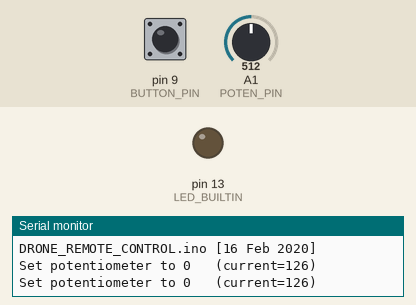
Recording of a program running on a simulated Arduino Nano, built with avr-gcc and run on an emulated ATmega328P. Parts: output pins drawn as LEDs (lit = HIGH), the last lines printed to the serial monitor. The test bench sets the inputs (shaded band); at power-on: A1 (POTEN_PIN) = 512, pin 9 (BUTTON_PIN) LOW. The modem accepts every AT command (registered, SIM ready, sends succeed) and sends nothing else.

Above: at 0.8 s.
0.9 s: A1 (POTEN_PIN) set to 42
2.4 s: A1 (POTEN_PIN) set to 37
4.5 s: A1 (POTEN_PIN) set to 122
At 5.6 s:
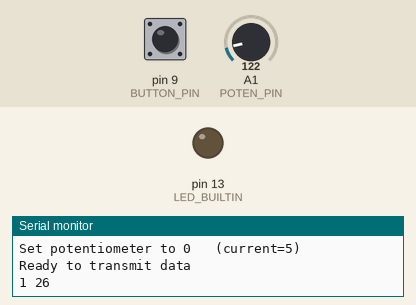
6.0 s: pin 9 (BUTTON_PIN) pulled HIGH for 0.6 s
At 6.18 s:
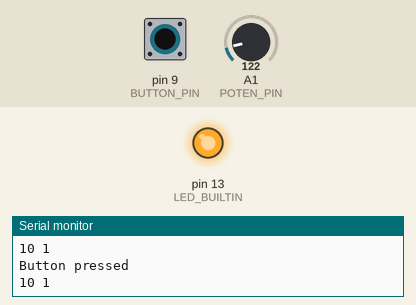
9.6 s: pin 9 (BUTTON_PIN) pulled HIGH for 3.2 s
At 13.4 s:
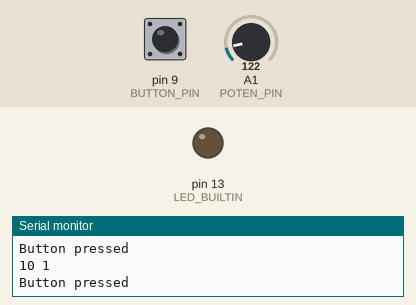
Timing chart, 0 to 14.9 s (numbered marks = the images above; inputs shaded):
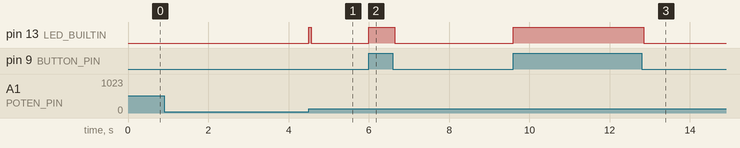

Measured:
- after the input at 4.5 s, pin 13 (LED_BUILTIN): LOW → HIGH at once, → LOW 0.07 s later
- after the input at 6.0 s, pin 13 (LED_BUILTIN): LOW → HIGH at once, → LOW 0.65 s later
- after the input at 9.6 s, pin 13 (LED_BUILTIN): LOW → HIGH at once, → LOW 3.2 s later

The program:

main.cpp
```cpp
/*
 * Drone remote control
 *
 * Author: Romain JL. Fétick
 *
 * History:
 *   01 Nov 2019 - creation
 *   16 Feb 2020 - simplification and better mapping
 */

#include <Arduino.h>
#include <SoftwareSerial.h>
#include "remote_control_define.h"

SoftwareSerial HC12(RADIO_PIN_TX, RADIO_PIN_RX);
int last_val = 0;

#include "communicate_user.h"
#include "communicate_drone.h"

void setup() {
  Serial.begin(250000);
  Serial.println(F("DRONE_REMOTE_CONTROL.ino [16 Feb 2020]"));
  HC12.begin(RADIO_BAUD);
  pinMode(LED_BUILTIN,OUTPUT);
  pinMode(POTEN_PIN,INPUT);
  pinMode(BUTTON_PIN,INPUT);
  ask_init_poten();
}

void loop() {
  byte val = readPoten();
  int diff = last_val-val;
  if(abs(diff)>SIGMA){
    write_message(1,val);
    last_val = val;
  }

  if(Serial.available()){
    char msg[2];
    int index = retrieve_serial(msg);
    if(index==2){
      write_message(msg[0],msg[1]);
    }else{
      Serial.println("Error retrieving serial");
    }
    while(Serial.available()){ Serial.read(); } // empty serial
  }

  val = digitalRead(BUTTON_PIN);
  if(val){
    // Should send here stop command to drone
    write_message(10, 1); // error message
    Serial.println("Button pressed");
  }
}
```

communicate_drone.h
```cpp
#include <Arduino.h>
#include <SoftwareSerial.h>
#include "remote_control_define.h"

extern SoftwareSerial HC12;

void write_message(byte target, byte value){
  char msg[3];
  msg[0] = target;
  msg[1] = value;
  msg[2] = msg[0] ^ msg[1];

  Serial.print((unsigned char)msg[0],DEC);
  Serial.print(" ");
  Serial.println((unsigned char)msg[1],DEC);

  digitalWrite(LED_BUILTIN,HIGH);
  HC12.write(msg);
  delay(MSG_DELAY); // avoid writing consecutive messages
  digitalWrite(LED_BUILTIN,LOW);
}
```

communicate_user.h
```cpp
#include <Arduino.h>
#include "remote_control_define.h"
extern int last_val;

byte readPoten(){
  int poten = analogRead(POTEN_PIN);
  poten = min(max(poten,POTEN_MIN),POTEN_MAX);
  byte val = map(poten,POTEN_MIN,POTEN_MAX,0,255);
  return val;
}

void ask_init_poten(){
  byte val = readPoten();

  while(val>SIGMA){
    Serial.print(F("Set potentiometer to 0   (current="));
    Serial.print(val);
    Serial.println(")");
    val = readPoten();
    delay(500);
  }

  Serial.println(F("Ready to transmit data"));
  last_val = val;
}


int retrieve_serial(char* msg){
  byte index = 0;
  msg[0] = 0;
  msg[1] = 0;
  while(Serial.available()){
    char c = Serial.read();
    if((c==' ') | (c=='\n')){
      index++;
    }else{
      if(index<2){ msg[index] = 10*msg[index] + (c-'0'); }
    }
  }
  return index;
}
```

remote_control_define.h
```cpp
#ifndef REMOTE_CONTROL_DEFINE_H
#define REMOTE_CONTROL_DEFINE_H

#define RADIO_PIN_RX 2
#define RADIO_PIN_TX 3
#define RADIO_BAUD   9600

#define BUTTON_PIN 9 // pin connected to stop button
#define POTEN_PIN  A1 // pin connected to potentiometer
#define POTEN_MIN  20 // min value of analogRead on the potentiometer
#define POTEN_MAX  1010 // max value of analogRead on the potentiometer
#define SIGMA      4 // threshold to accept a new value (noise filtering)
#define MSG_DELAY  60 // minimal delay between two consecutive messages


#endif
```
